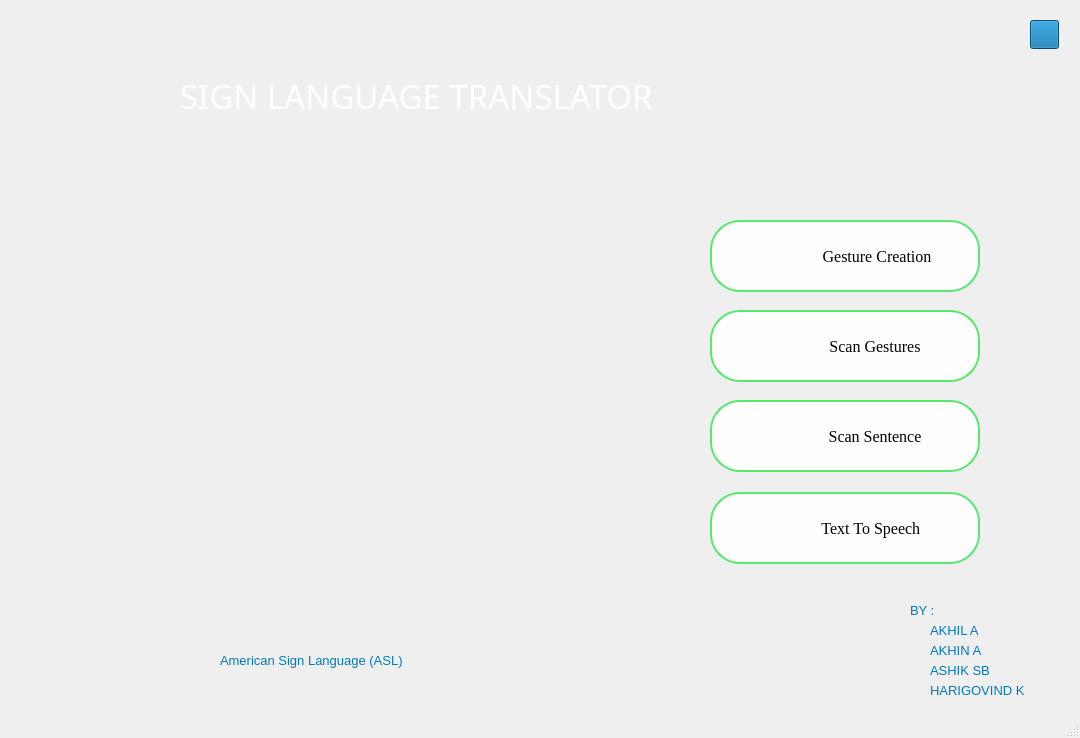
<?xml version="1.0" encoding="UTF-8"?>
<ui version="4.0">
 <class>MainWindow</class>
 <widget class="QMainWindow" name="MainWindow">
  <property name="geometry">
   <rect>
    <x>0</x>
    <y>0</y>
    <width>1080</width>
    <height>738</height>
   </rect>
  </property>
  <property name="windowTitle">
   <string>MainWindow</string>
  </property>
  <widget class="QWidget" name="centralwidget">
   <widget class="QLabel" name="label">
    <property name="geometry">
     <rect>
      <x>180</x>
      <y>50</y>
      <width>741</width>
      <height>91</height>
     </rect>
    </property>
    <property name="font">
     <font>
      <family>Arial Black</family>
      <pointsize>25</pointsize>
      <weight>10</weight>
      <italic>false</italic>
      <bold>false</bold>
     </font>
    </property>
    <property name="styleSheet">
     <string notr="true">color:white;
font: 87 25pt &quot;Arial Black&quot;;
</string>
    </property>
    <property name="text">
     <string>SIGN LANGUAGE TRANSLATOR</string>
    </property>
   </widget>
   <widget class="QLabel" name="label_3">
    <property name="geometry">
     <rect>
      <x>110</x>
      <y>170</y>
      <width>481</width>
      <height>471</height>
     </rect>
    </property>
    <property name="styleSheet">
     <string notr="true">
font-size: 40px;
color:white;
</string>
    </property>
    <property name="text">
     <string/>
    </property>
    <property name="pixmap">
     <pixmap>img/vdo.jpg</pixmap>
    </property>
   </widget>
   <widget class="QPushButton" name="create">
    <property name="geometry">
     <rect>
      <x>710</x>
      <y>220</y>
      <width>270</width>
      <height>72</height>
     </rect>
    </property>
    <property name="font">
     <font>
      <family>TImes New Roman</family>
      <pointsize>12</pointsize>
      <weight>50</weight>
      <italic>false</italic>
      <bold>false</bold>
     </font>
    </property>
    <property name="layoutDirection">
     <enum>Qt::RightToLeft</enum>
    </property>
    <property name="styleSheet">
     <string notr="true">QPushButton#create{
padding-left:-40px;
color:black;
background-color:#fefefe;
border: 2px solid #58e870; border-radius:30px;
font: 12pt &quot;TImes New Roman&quot;;
background-image:url(&quot;icons/create.png&quot;);
background-repeat:none;
}
QPushButton#create:hover
{
   background-color:lightgreen;
	color:white;
}</string>
    </property>
    <property name="text">
     <string>      Gesture Creation</string>
    </property>
   </widget>
   <widget class="QPushButton" name="scan_sen">
    <property name="geometry">
     <rect>
      <x>710</x>
      <y>400</y>
      <width>270</width>
      <height>72</height>
     </rect>
    </property>
    <property name="font">
     <font>
      <family>TImes New Roman</family>
      <pointsize>12</pointsize>
      <weight>50</weight>
      <italic>false</italic>
      <bold>false</bold>
     </font>
    </property>
    <property name="styleSheet">
     <string notr="true">QPushButton#scan_sen{
padding-left:-40px;
color:black;
background-color:#fefefe;
border: 2px solid #58e870; border-radius:30px;
font: 12pt &quot;TImes New Roman&quot;;
background-image:url(&quot;icons/sent.png&quot;);
background-repeat:none;
}
QPushButton#scan_sen:hover
{
   background-color:lightgreen;
	color:white;
}</string>
    </property>
    <property name="text">
     <string>                          Scan Sentence </string>
    </property>
   </widget>
   <widget class="QPushButton" name="scan_sinlge">
    <property name="geometry">
     <rect>
      <x>710</x>
      <y>310</y>
      <width>270</width>
      <height>72</height>
     </rect>
    </property>
    <property name="font">
     <font>
      <family>TImes New Roman</family>
      <pointsize>12</pointsize>
      <weight>50</weight>
      <italic>false</italic>
      <bold>false</bold>
     </font>
    </property>
    <property name="layoutDirection">
     <enum>Qt::LeftToRight</enum>
    </property>
    <property name="autoFillBackground">
     <bool>false</bool>
    </property>
    <property name="styleSheet">
     <string notr="true">QPushButton#scan_sinlge{
padding-left:-40px;
color:black;
background-color:#fefefe;
border: 2px solid #58e870; border-radius:30px;
font: 12pt &quot;TImes New Roman&quot;;
background-image:url(&quot;icons/scan.png&quot;);
background-repeat:none;
}
QPushButton#scan_sinlge:hover
{
   background-color:lightgreen;
	color:white;
}</string>
    </property>
    <property name="text">
     <string>                         Scan Gestures</string>
    </property>
   </widget>
   <widget class="QPushButton" name="exp2">
    <property name="geometry">
     <rect>
      <x>710</x>
      <y>492</y>
      <width>270</width>
      <height>72</height>
     </rect>
    </property>
    <property name="font">
     <font>
      <family>TImes New Roman</family>
      <pointsize>12</pointsize>
      <weight>50</weight>
      <italic>false</italic>
      <bold>false</bold>
     </font>
    </property>
    <property name="styleSheet">
     <string notr="true">QPushButton#exp2{
padding-left:-40px;
color:black;
background-color:#fefefe;
border: 2px solid #58e870; border-radius:30px;
font: 12pt &quot;TImes New Roman&quot;;
background-image:url(&quot;icons/export.png&quot;);
background-repeat:none;
}
QPushButton#exp2:hover
{
   background-color:lightgreen;
	color:white;
}</string>
    </property>
    <property name="text">
     <string>                       Text To Speech</string>
    </property>
    <property name="checkable">
     <bool>false</bool>
    </property>
    <property name="autoRepeat">
     <bool>false</bool>
    </property>
    <property name="autoExclusive">
     <bool>false</bool>
    </property>
    <property name="autoDefault">
     <bool>false</bool>
    </property>
    <property name="default">
     <bool>false</bool>
    </property>
    <property name="flat">
     <bool>false</bool>
    </property>
   </widget>
   <widget class="QPushButton" name="exit_button">
    <property name="geometry">
     <rect>
      <x>1030</x>
      <y>20</y>
      <width>29</width>
      <height>29</height>
     </rect>
    </property>
    <property name="styleSheet">
     <string notr="true">QPushButton#exit_button{
background-image:url(&quot;icons/quit.png&quot;);
background-repeat:none;
background-color: rgb(4, 109, 166)
}</string>
    </property>
    <property name="text">
     <string/>
    </property>
   </widget>
   <widget class="QLabel" name="label_2">
    <property name="geometry">
     <rect>
      <x>0</x>
      <y>0</y>
      <width>1081</width>
      <height>711</height>
     </rect>
    </property>
    <property name="text">
     <string/>
    </property>
    <property name="pixmap">
     <pixmap>img/bg.jpg</pixmap>
    </property>
   </widget>
   <widget class="QLabel" name="label_4">
    <property name="geometry">
     <rect>
      <x>930</x>
      <y>610</y>
      <width>121</width>
      <height>41</height>
     </rect>
    </property>
    <property name="font">
     <font>
      <family>Arial</family>
      <pointsize>10</pointsize>
      <weight>10</weight>
      <italic>false</italic>
      <bold>false</bold>
     </font>
    </property>
    <property name="styleSheet">
     <string notr="true">color:rgb(0, 122, 189);
font: 87 10pt &quot;Arial&quot;;
</string>
    </property>
    <property name="text">
     <string>AKHIL A </string>
    </property>
   </widget>
   <widget class="QLabel" name="label_5">
    <property name="geometry">
     <rect>
      <x>930</x>
      <y>630</y>
      <width>121</width>
      <height>41</height>
     </rect>
    </property>
    <property name="font">
     <font>
      <family>Arial</family>
      <pointsize>10</pointsize>
      <weight>10</weight>
      <italic>false</italic>
      <bold>false</bold>
     </font>
    </property>
    <property name="styleSheet">
     <string notr="true">color:rgb(0, 122, 189);
font: 87 10pt &quot;Arial&quot;;
</string>
    </property>
    <property name="text">
     <string>AKHIN A</string>
    </property>
   </widget>
   <widget class="QLabel" name="label_6">
    <property name="geometry">
     <rect>
      <x>910</x>
      <y>590</y>
      <width>121</width>
      <height>41</height>
     </rect>
    </property>
    <property name="font">
     <font>
      <family>Arial</family>
      <pointsize>10</pointsize>
      <weight>10</weight>
      <italic>false</italic>
      <bold>false</bold>
     </font>
    </property>
    <property name="styleSheet">
     <string notr="true">color:rgb(0, 122, 189);
font: 87 10pt &quot;Arial&quot;;
</string>
    </property>
    <property name="text">
     <string>BY : </string>
    </property>
   </widget>
   <widget class="QLabel" name="label_7">
    <property name="geometry">
     <rect>
      <x>930</x>
      <y>650</y>
      <width>121</width>
      <height>41</height>
     </rect>
    </property>
    <property name="font">
     <font>
      <family>Arial</family>
      <pointsize>10</pointsize>
      <weight>10</weight>
      <italic>false</italic>
      <bold>false</bold>
     </font>
    </property>
    <property name="styleSheet">
     <string notr="true">color:rgb(0, 122, 189);
font: 87 10pt &quot;Arial&quot;;
</string>
    </property>
    <property name="text">
     <string>ASHIK SB</string>
    </property>
   </widget>
   <widget class="QLabel" name="label_8">
    <property name="geometry">
     <rect>
      <x>930</x>
      <y>670</y>
      <width>121</width>
      <height>41</height>
     </rect>
    </property>
    <property name="font">
     <font>
      <family>Arial</family>
      <pointsize>10</pointsize>
      <weight>10</weight>
      <italic>false</italic>
      <bold>false</bold>
     </font>
    </property>
    <property name="styleSheet">
     <string notr="true">color:rgb(0, 122, 189);
font: 87 10pt &quot;Arial&quot;;
</string>
    </property>
    <property name="text">
     <string>HARIGOVIND K</string>
    </property>
   </widget>
   <widget class="QLabel" name="exit_button_2">
    <property name="geometry">
     <rect>
      <x>870</x>
      <y>160</y>
      <width>55</width>
      <height>16</height>
     </rect>
    </property>
    <property name="text">
     <string/>
    </property>
   </widget>
   <widget class="QLabel" name="label_9">
    <property name="geometry">
     <rect>
      <x>220</x>
      <y>640</y>
      <width>261</width>
      <height>41</height>
     </rect>
    </property>
    <property name="font">
     <font>
      <family>Arial</family>
      <pointsize>10</pointsize>
      <weight>10</weight>
      <italic>false</italic>
      <bold>false</bold>
     </font>
    </property>
    <property name="styleSheet">
     <string notr="true">color:rgb(0, 122, 189);
font: 87 10pt &quot;Arial&quot;;
</string>
    </property>
    <property name="text">
     <string>American Sign Language (ASL) </string>
    </property>
   </widget>
   <zorder>label_2</zorder>
   <zorder>label</zorder>
   <zorder>label_3</zorder>
   <zorder>create</zorder>
   <zorder>scan_sen</zorder>
   <zorder>scan_sinlge</zorder>
   <zorder>exp2</zorder>
   <zorder>exit_button</zorder>
   <zorder>label_4</zorder>
   <zorder>label_5</zorder>
   <zorder>label_6</zorder>
   <zorder>label_7</zorder>
   <zorder>label_8</zorder>
   <zorder>exit_button_2</zorder>
   <zorder>label_9</zorder>
  </widget>
  <widget class="QMenuBar" name="menubar">
   <property name="geometry">
    <rect>
     <x>0</x>
     <y>0</y>
     <width>1080</width>
     <height>26</height>
    </rect>
   </property>
  </widget>
  <widget class="QStatusBar" name="statusbar"/>
 </widget>
 <resources/>
 <connections/>
</ui>
